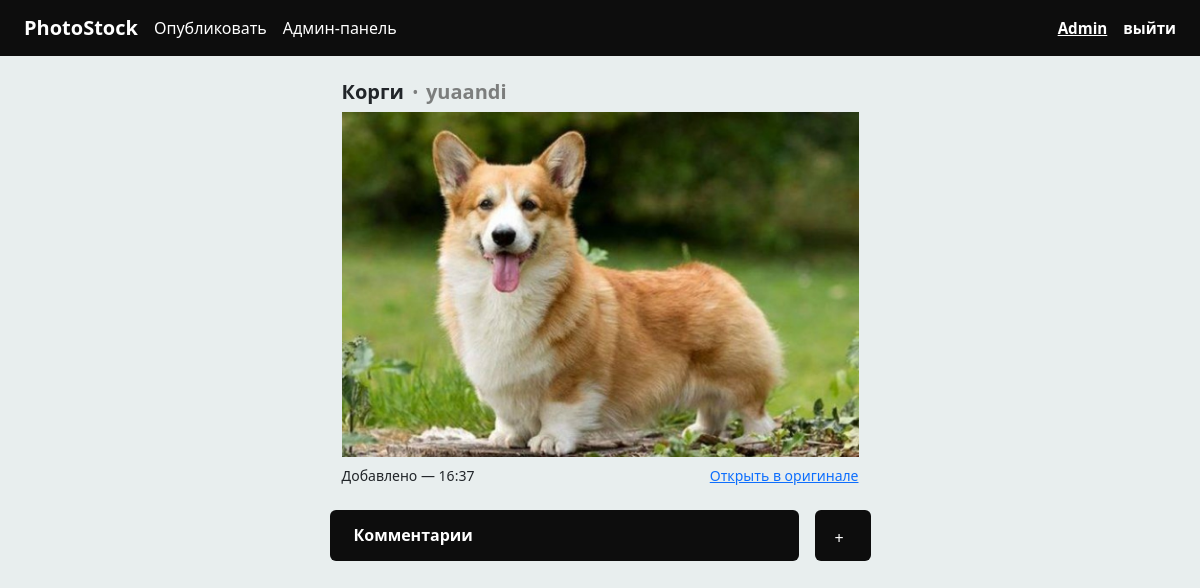
The app's page /pages/main.php (signed in) with its own data.
### tables this page shows
CREATE TABLE `users` (
  `id` int NOT NULL,
  `username` text NOT NULL,
  `role` int NOT NULL,
  `email` text NOT NULL,
  `password` varchar(30) NOT NULL
);

CREATE TABLE `photos` (
  `id` int NOT NULL,
  `name` text NOT NULL,
  `author` text NOT NULL,
  `timest` varchar(10) NOT NULL,
  `filename` text NOT NULL
);

### pages/main.php (the view, shortened to what this page needs)
<!DOCTYPE html>
<html lang="ru">
<head>
	<link href="/files/bootstrap.min.css" rel="stylesheet">
	<link href="/files/bootstrap-reboot.min.css" rel="stylesheet">
	<link href="/styles.css" rel="stylesheet">
</head>
<body>
<?php
require '../requests/db.php';
?>
	<nav class="navbar">
	  <div class="container-fluid justify-content-between align-items-center px-4">
	    <a class="navbar-brand text-white"><b>PhotoStock</b></a>
	    <ul class="navbar-nav">
	    	<li class="nav-item me-3">
	          <a class="nav-link" href="upload.php">Опубликовать</a>
	        </li>
	    </ul>
<?php
$user_id = $_SESSION['user_data']['id'];
$result = mysqli_query($conn, "SELECT * FROM users WHERE id = '$user_id'"); ?>
<?php foreach ($result as $user): ?>
<?php if($user['role'] == 2) : ?>
	    <ul class="navbar-nav">
	    	<li class="nav-item">
	          <a class="nav-link" href="admin_page.php">Админ-панель</a>
	        </li>
	    </ul>
<?php endif; ?>
	    <div class="d-flex align-items-center nav-profile-control ms-auto">
	    	<p class="fw-semibold text-decoration-underline text-white mb-0 me-3"><? echo $user['username']?></p>
<?php endforeach ?>
	    	<a class="fw-semibold" href="/requests/logout.php">выйти</a>
	    </div>
	  </div>
	</nav>
	<div class="container">
		<main class="col-lg-9 py-4 mx-auto">
			<div class="row row-card mb-4">
				<?php
					$result = mysqli_query($conn, "SELECT * FROM photos ORDER BY RAND() LIMIT 1");
					foreach ($result as $photo):
				?>
				<div class="img-header d-flex mb-2">
					<h5 class="fw-semibold mb-0 me-1"><? echo $photo["name"] ?></h5>
					<i class="mx-1" style="color: #7c7e7d">&#8226;</i>
					<h5 class="fw-semibold mb-0 ms-1" style="color: #7c7e7d"><? echo $photo["author"] ?></h5>
				</div>
				<div class="img-container mb-2">
					<img src="../uploads/<? echo $photo["filename"] ?>" class="img-fluid">
				</div>
				<div class="img-footer d-flex justify-content-between align-items-center">
					<small>Добавлено&nbsp;&mdash;&nbsp;<? echo $photo["timest"] ?></small>
					<small><a href="../uploads/<? echo $photo["filename"]?>" class="text-decoration-underline">Открыть в оригинале</a></small>
				</div>
				<?php endforeach ?>
			</div>
			<div class="row mb-3">
				<div class="col comments-header py-3 px-4 rounded me-3 position-relative">
					<div class="d-flex justify-content-between">
						<h6 class="fw-semibold text-white mb-0">Комментарии</h6>
					</div>
				</div>
				<div class="col-auto comments-header rounded position-relative" style="width: 56px;">
					<span class=""><a class=" py-3 ps-2 text-white position-absolute" id="addComment" href="#" data-bs-toggle="modal" data-bs-target="#addCommentModal">+</a></span>
				</div>
			</div>
		</main>
	</div>
</body>
</html>

### styles.css (style rules this page uses)
body { background-color: #e8eeee; }
a { text-decoration: none; }
nav { background-color: #0d0d0d; }
nav .nav-profile-control { font-size: 0.95em; color: white; }
nav a { color: white !important; }
main { padding: 0 10em; }
.comments-header { background-color: #0d0d0d; }

### records on screen
users: role "Админ-панель", username "Admin"
photos: name "Корги", author "yuaandi", filename (picture), timest "16:37"
